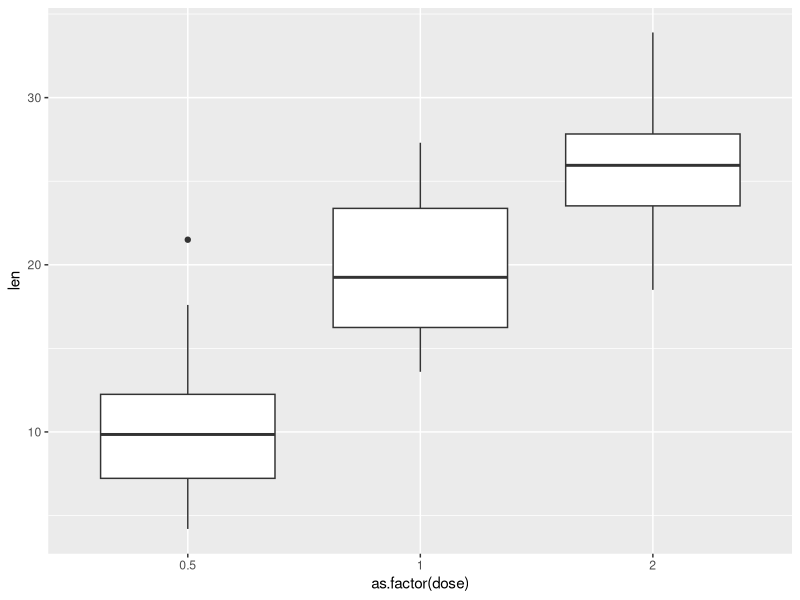
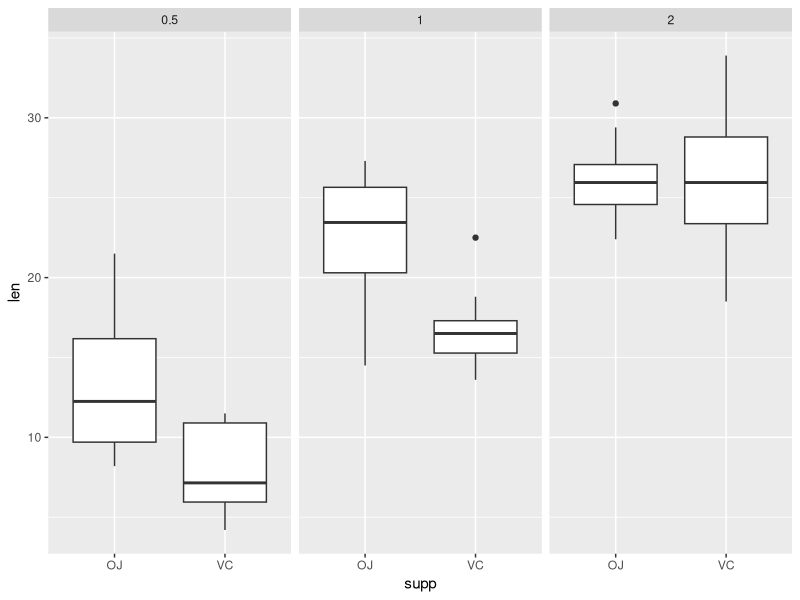

Write the R code that produced these figures, in order.
## ---- chunk 1
library(datasets); library(ggplot2)
str(ToothGrowth)
## ---- chunk 2
ggplot(ToothGrowth, aes(x=as.factor(dose), y=len)) + geom_boxplot()
## ---- chunk 3
ggplot(ToothGrowth, aes(x=supp, y=len)) + geom_boxplot() + facet_grid(~ dose)
## ---- chunk 4
t.test(len~supp, ToothGrowth[ToothGrowth$dose == .5,])
## ---- chunk 5
t.test(len~supp, ToothGrowth[ToothGrowth$dose == 1.0,])
## ---- chunk 6
t.test(len~supp, ToothGrowth[ToothGrowth$dose == 2.0,])
